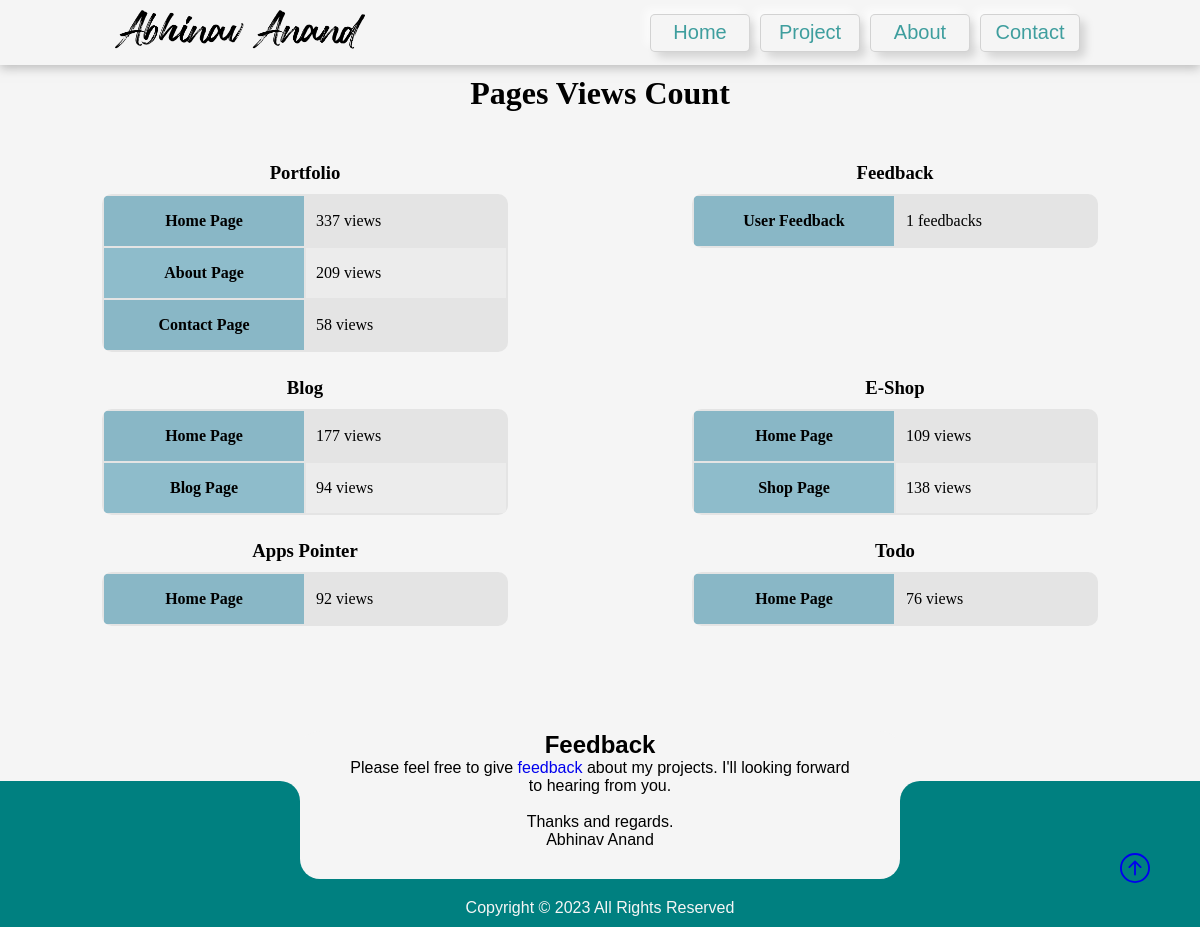
The page /pages-views/ on the database as committed earlier.
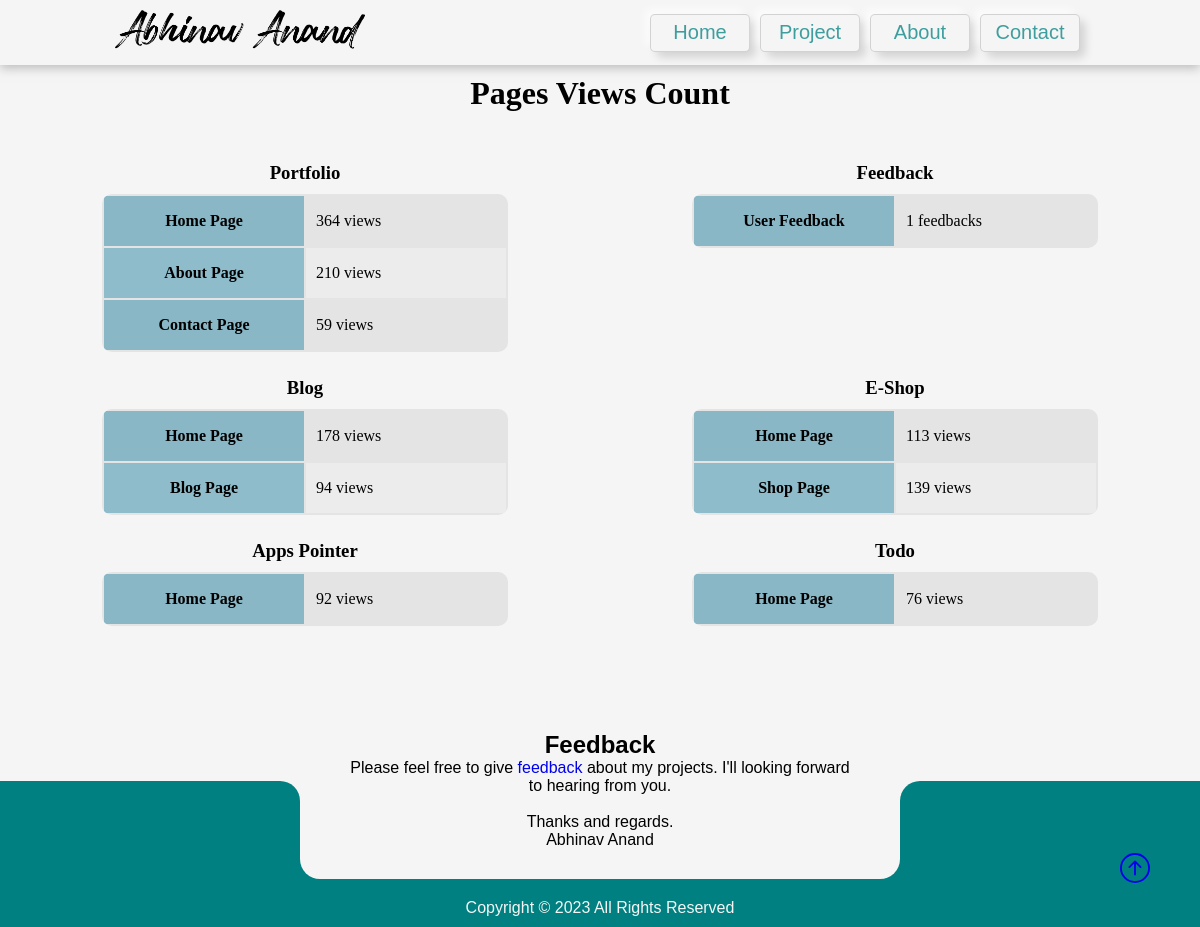
The same page on the database as committed later.
### mainApp/models.py (models this page shows, shortened)
class Portfolio_page_view_count(models.Model):
    portfolio_view_count = models.IntegerField(default=0)
    about_view_count = models.IntegerField(default=0)
    contact_view_count = models.IntegerField(default=0)

### blog/models.py (models this page shows, shortened)
class Blog_page_view_count(models.Model):
    home_view_count = models.IntegerField(default=0)
    blog_view_count = models.IntegerField(default=0)

### ecom/models.py (models this page shows, shortened)
class Shop_page_view_count(models.Model):
    home_view_count = models.IntegerField(default=0)
    shop_view_count = models.IntegerField(default=0)

### mainApp/views.py (the view)
# urls.py: path('pages-views/', views.pageView, name='pagesViews'),
def pageView(request):
    feedback = Feedback.objects.all()
    context = {"Portfolio": Portfolio_page_view_count.objects.get(id=1),
               "Feedback": feedback.count(),
               "Blog": Blog_page_view_count.objects.get(id=1),
               "Shop": Shop_page_view_count.objects.get(id=1),
               "App": App_page_view_count.objects.get(id=1),
               "Todo": Todo_page_view_count.objects.get(id=1),
               }
    return render(request, 'pageviews.html', context)

### mainApp/templates/pageviews.html (shortened to what this page needs)
{% extends 'basemain.html' %} {% block homemain %}
<div class="pageviews">
    <h1>Pages Views Count</h1>
    <div >
        <span>
            <h3>Portfolio</h3>
            <table>
                <tr><th>Home Page</th><td>{{Portfolio.portfolio_view_count}} views</td></tr>
                <tr><th>About Page</th><td>{{Portfolio.about_view_count}} views</td></tr>
                <tr><th>Contact Page</th><td>{{Portfolio.contact_view_count}} views</td></tr>
            </table>
        </span>
        <span>
            <h3>Feedback</h3>
            <table>
                <tr><th>User Feedback</th><td>{{Feedback}} feedbacks</td></tr>
            </table>
        </span>
        <span>
            <h3>Blog</h3>
            <table>
                <tr><th>Home Page</th><td>{{Blog.home_view_count}} views</td></tr>
                <tr><th>Blog Page</th><td>{{Blog.blog_view_count}} views</td></tr>
            </table>
        </span>
        <span>
            <h3>E-Shop</h3>
            <table>
                <tr><th>Home Page</th><td>{{Shop.home_view_count}} views</td></tr>
                <tr><th>Shop Page</th><td>{{Shop.shop_view_count}} views</td></tr>
            </table>
        </span>
        <span>
            <h3>Apps Pointer</h3>
            <table>
                <tr><th>Home Page</th><td>{{App.app_home_view_count}} views</td></tr>
            </table>
        </span>
        <span>
            <h3>Todo</h3>
            <table>
                <tr><th>Home Page</th><td>{{Todo.todo_home_view_count}} views</td></tr>
            </table>
        </span>
    </div>
</div>
{%endblock%}

Rows that differ between the two databases and show on the page:
changed Portfolio_page_view_count: portfolio_view_count "337" → "364"; about_view_count "209" → "210"; contact_view_count "58" → "59"
changed Blog_page_view_count: home_view_count "177" → "178"
changed Shop_page_view_count: home_view_count "109" → "113"; shop_view_count "138" → "139"
